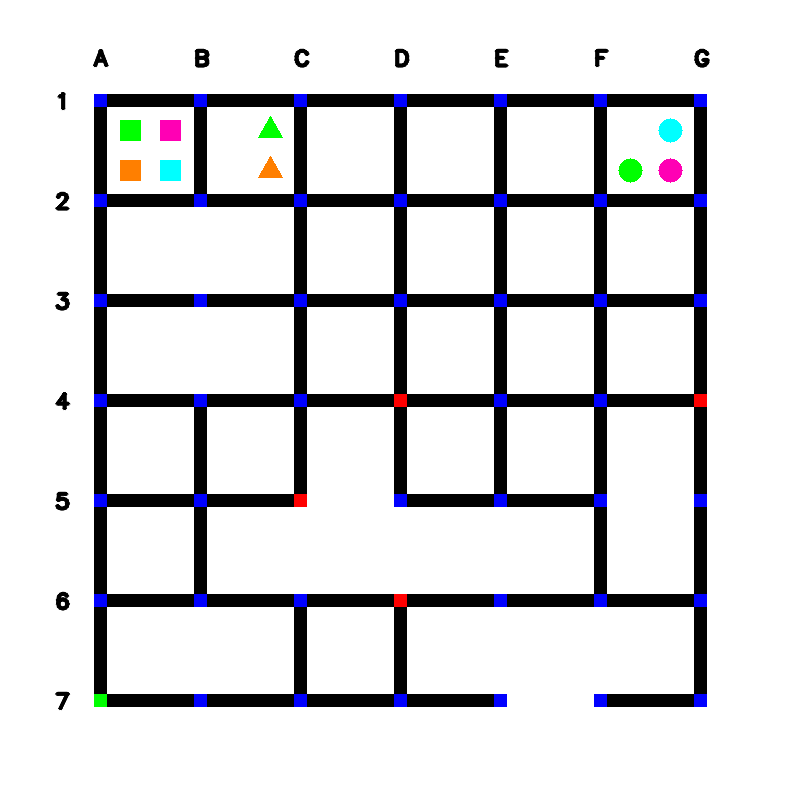
#> input picture Task 1/Task1A/public_test_images/maze_0.png, 800 x 800 px
$ python task_1a.py
#> lines starting #> are read from the running program, lines starting #| are printed output that depends on the picture; after the words box and inside, x2 and y2 are one past the last pixel; in counts of white or black regions, pixels touching at a corner belong together
#> further down, maze_image is the input picture: shape (800, 800, 3); mean B, G, R 220, 217.5, 217.4
'''
*****************************************************************************************
*
*        		===============================================
*           		Pharma Bot (PB) Theme (eYRC 2022-23)
*        		===============================================
*
*  This script is to implement Task 1A of Pharma Bot (PB) Theme (eYRC 2022-23).
*
*  This software is made available on an "AS IS WHERE IS BASIS".
*  Licensee/end user indemnifies and will keep e-Yantra indemnified from
*  any and all claim(s) that emanate from the use of the Software or
*  breach of the terms of this agreement.
*
*****************************************************************************************
'''

# Team ID:		    2503
# Author List:	    Naveen,Gokul,Jashwin,vinisha
# Filename:			task_1a.py
# Functions:		detect_traffic_signals, detect_horizontal_roads_under_construction, detect_vertical_roads_under_construction,
#					detect_medicine_packages, detect_arena_parameters
# 					[ Comma separated list of functions in this file ]


####################### IMPORT MODULES #######################
## You are not allowed to make any changes in this section. ##
## You have to implement this task with the three available ##
## modules for this task (numpy, opencv)                    ##
##############################################################
import cv2
import numpy as np
##############################################################

################# ADD UTILITY FUNCTIONS HERE #################


##############################################################

def detect_traffic_signals(maze_image):

	"""
	Purpose:
	---
	This function takes the image as an argument and returns a list of
	nodes in which traffic signals are present in the image

	Input Arguments:
	---
	`maze_image` :	[ numpy array ]
			numpy array of image returned by cv2 library
	Returns:
	---
	`traffic_signals` : [ list ]
			list containing nodes in which traffic signals are present

	Example call:
	---
	traffic_signals = detect_traffic_signals(maze_image)
	"""
	traffic_signals = []

	##############	ADD YOUR CODE HERE	##############
	lower_red = np.array([0, 0, 255])
	upper_red = np.array([0, 0, 255])
	mask= cv2.inRange(maze_image, lower_red, upper_red)
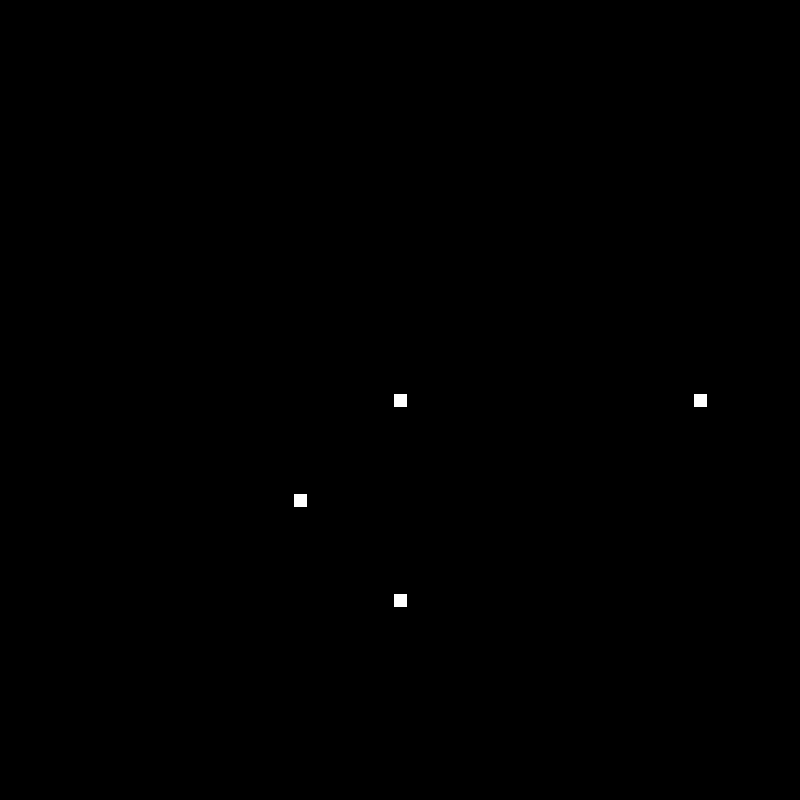
#> mask: shape (800, 800); 0.11% white; 4 white regions
	cnts = cv2.findContours(mask, cv2.RETR_TREE, cv2.CHAIN_APPROX_SIMPLE)
#> cnts = 4 contours; box (x1, y1, x2, y2) and area: (394, 594, 407, 607) 144, (294, 494, 307, 507) 144, (694, 394, 707, 407) 144, (394, 394, 407, 407) 144
	for c in cnts[0]:
		M = cv2.moments(c)
		cX = int(M["m10"] / M["m00"])
		cY = int(M["m01"] / M["m00"])
		cX=str(cX)
		cX=int(cX[0])+64
		cX=chr(cX)
		cY=str(cY)
		cY=cY[0]
		traffic_signals.append(cX+cY)
		traffic_signals.sort()
#> this loop made 4 passes
#> (c, cX, cY) on passes 1 to 4: ([[394, 594], [394, 606], [406, 606], [406, 594]], 'D', '6'), ([[294, 494], [294, 506], [306, 506], [306, 494]], 'C', '5'), ([[694, 394], [694, 406], [706, 406], [706, 394]], 'G', '4'), ([[394, 394], [394, 406], [406, 406], [406, 394]], 'D', '4')
#> after the loop, traffic_signals = ['C5', 'D4', 'D6', 'G4']
	##################################################

	return traffic_signals


def detect_horizontal_roads_under_construction(maze_image):

	"""
	Purpose:
	---
	This function takes the image as an argument and returns a list
	containing the missing horizontal links

	Input Arguments:
	---
	`maze_image` :	[ numpy array ]
			numpy array of image returned by cv2 library
	Returns:
	---
	`horizontal_roads_under_construction` : [ list ]
			list containing missing horizontal links

	Example call:
	---
	horizontal_roads_under_construction = detect_horizontal_roads_under_construction(maze_image)
	"""
	horizontal_roads_under_construction = []

	##############	ADD YOUR CODE HERE	##############
	for i in range(150,651,100):
		for j in range(100,751,100):
			b,g,r=maze_image[j,i]
			if(b==255 and g==255 and r==255):
				x1=i-50
				x1=str(x1)
				x1=int(x1[0])+64
				x1=chr(x1)
				x2=i+50
				x2=str(x2)
				x2=int(x2[0])+64
				x2=chr(x2)
				y=j
				y=str(j)
				y=y[0]
				horizontal_roads_under_construction.append(x1+y+'-'+x2+y)
#> after the loop, horizontal_roads_under_construction = ['C5-D5', 'E7-F7', 'F5-G5']
	horizontal_roads_under_construction.sort()
	##################################################

	return horizontal_roads_under_construction

def detect_vertical_roads_under_construction(maze_image):

	"""
	Purpose:
	---
	This function takes the image as an argument and returns a list
	containing the missing vertical links

	Input Arguments:
	---
	`maze_image` :	[ numpy array ]
			numpy array of image returned by cv2 library
	Returns:
	---
	`vertical_roads_under_construction` : [ list ]
			list containing missing vertical links

	Example call:
	---
	vertical_roads_under_construction = detect_vertical_roads_under_construction(maze_image)
	"""
	vertical_roads_under_construction = []

	##############	ADD YOUR CODE HERE	##############
	for i in range(150,651,100):
		for j in range(100,751,100):
			b,g,r=maze_image[i,j]
			if(b==255 and g==255 and r==255):
				y1=i-50
				y1=str(y1)
				y1=y1[0]
				y2=i+50
				y2=str(y2)
				y2=y2[0]
				x=j
				x=str(x)
				x=int(x[0])+64
				x=chr(x)
				vertical_roads_under_construction .append(x+y1+'-'+x+y2)
#> after the loop, vertical_roads_under_construction = ['B2-B3', 'B3-B4', 'C5-C6', 'D5-D6', 'E5-E6', 'B6-B7', 'E6-E7', 'F6-F7']
	vertical_roads_under_construction .sort()
	##################################################

	return vertical_roads_under_construction


def detect_medicine_packages(maze_image):

	"""
	Purpose:
	---
	This function takes the image as an argument and returns a nested list of
	details of the medicine packages placed in different shops

	** Please note that the shop packages should be sorted in the ASCENDING order of shop numbers
	   as well as in the alphabetical order of colors.
	   For example, the list should first have the packages of shop_1 listed.
	   For the shop_1 packages, the packages should be sorted in the alphabetical order of color ie Green, Orange, Pink and Skyblue.

	Input Arguments:
	---
	`maze_image` :	[ numpy array ]
			numpy array of image returned by cv2 library
	Returns:
	---
	`medicine_packages` : [ list ]
			nested list containing details of the medicine packages present.
			Each element of this list will contain
			- Shop number as Shop_n
			- Color of the package as a string
			- Shape of the package as a string
			- Centroid co-ordinates of the package
	Example call:
	---
	medicine_packages = detect_medicine_packages(maze_image)
	"""
	medicine_packages_present = []

	##############	ADD YOUR CODE HERE	##############
	frame=maze_image[0:200,0:800]
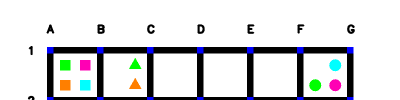
#> frame: shape (200, 800, 3) (shown at 1/2 size); mean B, G, R 221, 219.7, 218.4
	lower_sb = np.array([255, 255, 0])
	uppper_sb = np.array([255, 255, 0])
	sky_blue= cv2.inRange(frame, lower_sb, uppper_sb)
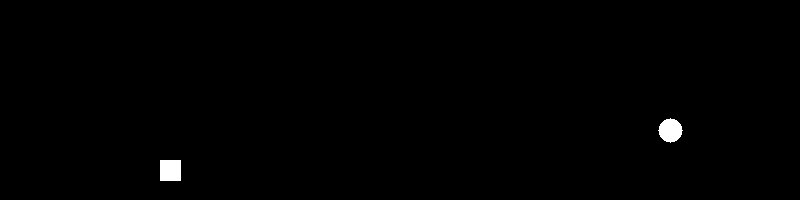
#> sky_blue: shape (200, 800); 0.55% white; 2 white regions, box (x1, y1, x2, y2) and area: (658, 118, 683, 143) 441, (160, 160, 181, 181) 441
	lower_pink = np.array([180, 0, 255])
	uppper_pink = np.array([180, 0, 255])
	pink= cv2.inRange(frame, lower_pink, uppper_pink)
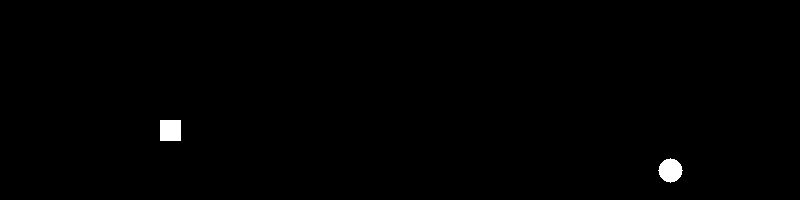
#> pink: shape (200, 800); 0.55% white; 2 white regions, box (x1, y1, x2, y2) and area: (160, 120, 181, 141) 441, (658, 158, 683, 183) 441
	lower_orange = np.array([0, 127, 255])
	uppper_orange = np.array([0,127, 255])
	orange= cv2.inRange(frame, lower_orange, uppper_orange)
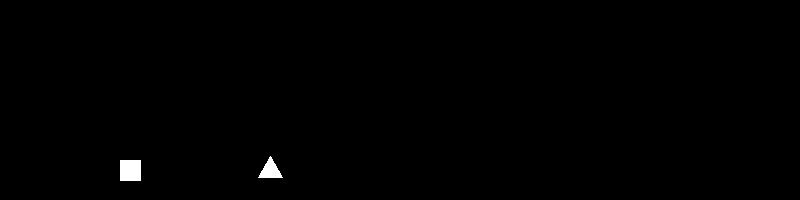
#> orange: shape (200, 800); 0.45% white; 2 white regions, box (x1, y1, x2, y2) and area: (120, 160, 141, 181) 441, (258, 156, 283, 178) 286
	lower_green = np.array([0, 255, 0])
	uppper_green = np.array([0, 255, 0])
	green= cv2.inRange(frame, lower_green, uppper_green)
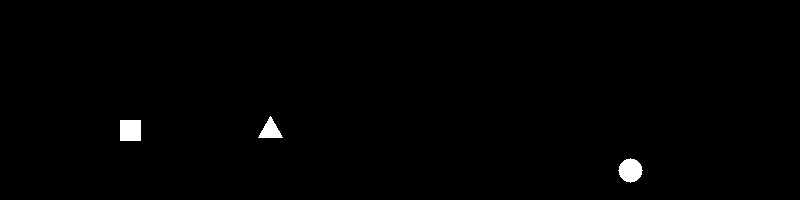
#> green: shape (200, 800); 0.73% white; 3 white regions, box (x1, y1, x2, y2) and area: (120, 120, 141, 141) 441, (618, 158, 643, 183) 441, (258, 116, 283, 138) 286
	mask={'Green':green,'Orange':orange,'Pink':pink,'Skyblue':sky_blue}
	for i in mask:
		cnts = cv2.findContours(mask[i], cv2.RETR_TREE, cv2.CHAIN_APPROX_SIMPLE)
		for c in cnts[0]:
			c = cv2.approxPolyDP(c, 0.01 * cv2.arcLength(c, True), True)
			M = cv2.moments(c)
			cX = int(M["m10"] / M["m00"])
			cY = int(M["m01"] / M["m00"])
			x=str(cX)
			x=x[0]
			if len(c)==3:
				medicine_packages_present.append(['Shop_'+x,i,'Triangle',[cX,cY]])
			elif len(c)==4:
				medicine_packages_present.append(['Shop_'+x,i,'Square',[cX,cY]])
			else:
				medicine_packages_present.append(['Shop_'+x,i,'Circle',[cX,cY]])
#> this loop made 4 passes
#> after the loop, c = contour of 12 points, box (x1, y1, x2, y2) (658, 118, 683, 143), area 416; medicine_packages_present = 9 items
	medicine_packages_present.sort()
	##################################################

	return medicine_packages_present

def detect_arena_parameters(maze_image):

	"""
	Purpose:
	---
	This function takes the image as an argument and returns a dictionary
	containing the details of the different arena parameters in that image

	The arena parameters are of four categories:
	i) traffic_signals : list of nodes having a traffic signal
	ii) horizontal_roads_under_construction : list of missing horizontal links
	iii) vertical_roads_under_construction : list of missing vertical links
	iv) medicine_packages : list containing details of medicine packages

	These four categories constitute the four keys of the dictionary

	Input Arguments:
	---
	`maze_image` :	[ numpy array ]
			numpy array of image returned by cv2 library
	Returns:
	---
	`arena_parameters` : { dictionary }
			dictionary containing details of the arena parameters

	Example call:
	---
	arena_parameters = detect_arena_parameters(maze_image)
	"""
	arena_parameters = {}

	##############	ADD YOUR CODE HERE	##############
	arena_parameters['traffic_signals']=detect_traffic_signals(maze_image)
	arena_parameters['horizontal_roads_under_construction']=detect_horizontal_roads_under_construction(maze_image)
	arena_parameters['vertical_roads_under_construction']=detect_vertical_roads_under_construction(maze_image)
	arena_parameters['medicine_packages_present']=detect_medicine_packages(maze_image)
	##################################################

	return arena_parameters

######### YOU ARE NOT ALLOWED TO MAKE CHANGES TO THIS FUNCTION #########

if __name__ == "__main__":

    # path directory of images in test_images folder
	img_dir_path = "public_test_images/"

    # path to 'maze_0.png' image file
	file_num = 0
	img_file_path = img_dir_path + 'maze_' + str(file_num) + '.png'

	# read image using opencv
	maze_image = cv2.imread(img_file_path)

	print('\n============================================')
	print('\nFor maze_' + str(file_num) + '.png')

	# detect and print the arena parameters from the image
	arena_parameters = detect_arena_parameters(maze_image)
#> arena_parameters = 4 items

	print("Arena Prameters: " , arena_parameters)
#> (printed output is left out)

	# display the maze image
	cv2.imshow("image", maze_image)
	cv2.waitKey(0)
	cv2.destroyAllWindows()

	choice = input('\nDo you want to run your script on all test images ? => "y" or "n": ')
#> the answer given: public_test_images/maze_0.png

	if choice == 'y':

		for file_num in range(1, 15):

			# path to maze image file
			img_file_path = img_dir_path + 'maze_' + str(file_num) + '.png'

			# read image using opencv
			maze_image = cv2.imread(img_file_path)

			print('\n============================================')
			print('\nFor maze_' + str(file_num) + '.png')

			# detect and print the arena parameters from the image
			arena_parameters = detect_arena_parameters(maze_image)

			print("Arena Parameter: ", arena_parameters)

			# display the test image
			cv2.imshow("image", maze_image)
			cv2.waitKey(2000)
			cv2.destroyAllWindows()

$ run again, with Task 1/Task1A/public_test_images/maze_1.png copied over Task 1/Task1A/public_test_images/maze_0.png
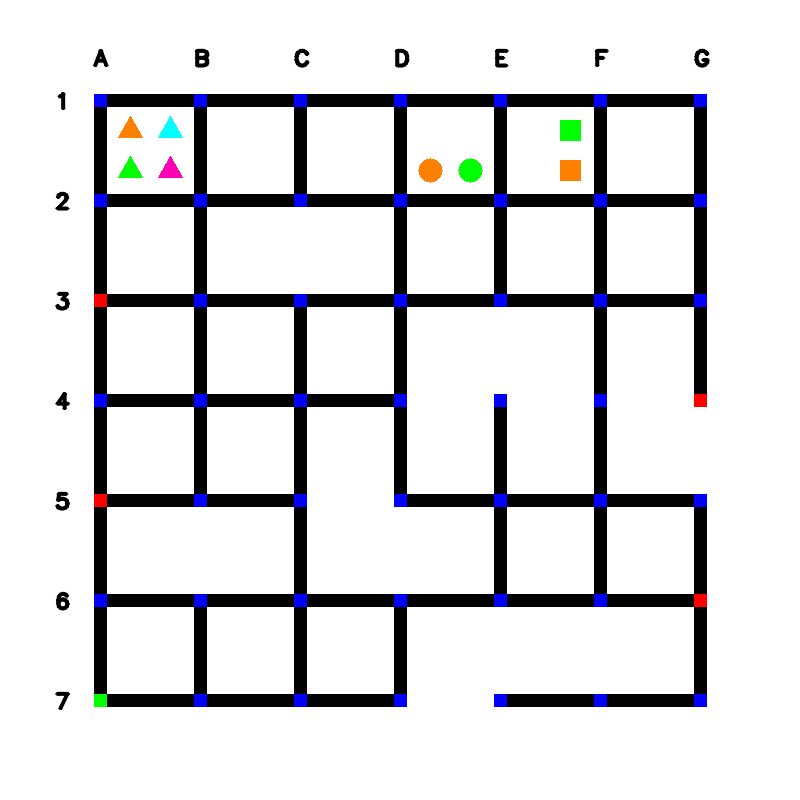
#> input picture Task 1/Task1A/public_test_images/maze_1.png, 800 x 800 px
#> maze_image is the input picture: shape (800, 800, 3); mean B, G, R 220.4, 218.1, 218.1
#> mask: shape (800, 800); 0.11% white; 4 white regions
#> in detect_traffic_signals, `cnts = cv2.findContours(mask, cv2.RETR_TREE, cv2.CHAIN_APPROX_SIMPLE)`: cnts = 4 contours; box (x1, y1, x2, y2) and area: (694, 594, 707, 607) 144, (94, 494, 107, 507) 144, (694, 394, 707, 407) 144, (94, 294, 107, 307) 144
#> the loop in detect_traffic_signals, `for c in cnts[0]:` made 4 passes
#> (c, cX, cY) on passes 1 to 4: ([[694, 594], [694, 606], [706, 606], [706, 594]], 'G', '6'), ([[94, 494], [94, 506], [106, 506], [106, 494]], 'A', '5'), ([[694, 394], [694, 406], [706, 406], [706, 394]], 'G', '4'), ([[94, 294], [94, 306], [106, 306], [106, 294]], 'A', '3')
#> after the loop in detect_traffic_signals, `for c in cnts[0]:`: traffic_signals = ['A3', 'A5', 'G4', 'G6']
#> after the loop in detect_horizontal_roads_under_construction, `for i in range(150,651,100):`: horizontal_roads_under_construction = ['C5-D5', 'D4-E4', 'D7-E7', 'E4-F4', 'F4-G4']
#> after the loop in detect_vertical_roads_under_construction, `for i in range(150,651,100):`: vertical_roads_under_construction = ['C2-C3', 'E3-E4', 'G4-G5', 'B5-B6', 'D5-D6', 'E6-E7', 'F6-F7']
#> sky_blue: shape (200, 800); 0.18% white; 1 white region, box (x1, y1, x2, y2) and area: (158, 116, 183, 138) 286
#> pink: shape (200, 800); 0.18% white; 1 white region, box (x1, y1, x2, y2) and area: (158, 156, 183, 178) 286
#> in detect_medicine_packages, `orange= cv2.inRange(frame, lower_orange, uppper_orange)`:
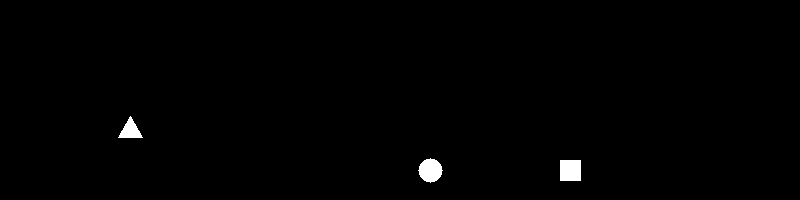
#> orange: shape (200, 800); 0.73% white; 3 white regions, box (x1, y1, x2, y2) and area: (418, 158, 443, 183) 441, (560, 160, 581, 181) 441, (118, 116, 143, 138) 286
#> in detect_medicine_packages, `green= cv2.inRange(frame, lower_green, uppper_green)`:
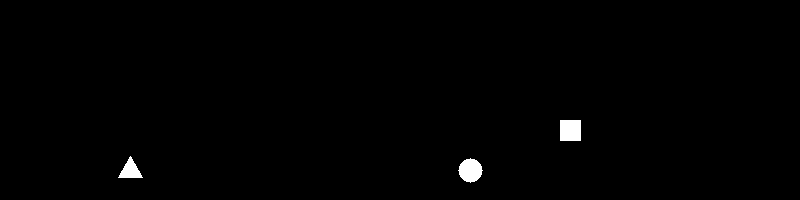
#> green: shape (200, 800); 0.73% white; 3 white regions, box (x1, y1, x2, y2) and area: (560, 120, 581, 141) 441, (458, 158, 483, 183) 441, (118, 156, 143, 178) 286
#> the loop in detect_medicine_packages, `for i in mask:` made 4 passes
#> after the loop in detect_medicine_packages, `for i in mask:`: c = [[170, 116], [158, 137], [182, 137]]; medicine_packages_present = 8 items
#> arena_parameters = 4 items
#> (printed output is left out)

$ run again, with Task 1/Task1A/public_test_images/maze_10.png copied over Task 1/Task1A/public_test_images/maze_0.png
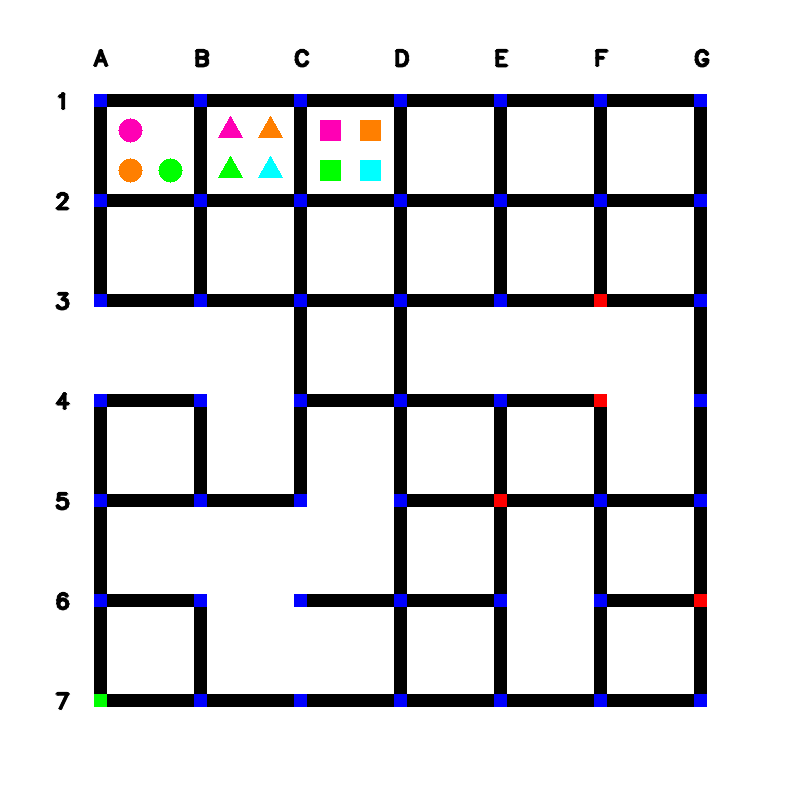
#> input picture Task 1/Task1A/public_test_images/maze_10.png, 800 x 800 px
#> maze_image is the input picture: shape (800, 800, 3); mean B, G, R 220.3, 217.8, 217.9
#> mask: shape (800, 800); 0.11% white; 4 white regions
#> in detect_traffic_signals, `cnts = cv2.findContours(mask, cv2.RETR_TREE, cv2.CHAIN_APPROX_SIMPLE)`: cnts = 4 contours; box (x1, y1, x2, y2) and area: (694, 594, 707, 607) 144, (494, 494, 507, 507) 144, (594, 394, 607, 407) 144, (594, 294, 607, 307) 144
#> the loop in detect_traffic_signals, `for c in cnts[0]:` made 4 passes
#> (c, cX, cY) on passes 1 to 4: ([[694, 594], [694, 606], [706, 606], [706, 594]], 'G', '6'), ([[494, 494], [494, 506], [506, 506], [506, 494]], 'E', '5'), ([[594, 394], [594, 406], [606, 406], [606, 394]], 'F', '4'), ([[594, 294], [594, 306], [606, 306], [606, 294]], 'F', '3')
#> after the loop in detect_traffic_signals, `for c in cnts[0]:`: traffic_signals = ['E5', 'F3', 'F4', 'G6']
#> after the loop in detect_horizontal_roads_under_construction, `for i in range(150,651,100):`: horizontal_roads_under_construction = ['B4-C4', 'B6-C6', 'C5-D5', 'E6-F6', 'F4-G4']
#> after the loop in detect_vertical_roads_under_construction, `for i in range(150,651,100):`: vertical_roads_under_construction = ['A3-A4', 'B3-B4', 'E3-E4', 'F3-F4', 'B5-B6', 'C5-C6', 'C6-C7']
#> in detect_medicine_packages, `sky_blue= cv2.inRange(frame, lower_sb, uppper_sb)`:
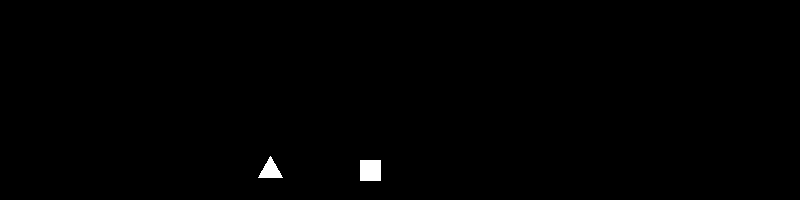
#> sky_blue: shape (200, 800); 0.45% white; 2 white regions, box (x1, y1, x2, y2) and area: (360, 160, 381, 181) 441, (258, 156, 283, 178) 286
#> pink: shape (200, 800); 0.73% white; 3 white regions, box (x1, y1, x2, y2) and area: (118, 118, 143, 143) 441, (320, 120, 341, 141) 441, (218, 116, 243, 138) 286
#> orange: shape (200, 800); 0.73% white; 3 white regions, box (x1, y1, x2, y2) and area: (360, 120, 381, 141) 441, (118, 158, 143, 183) 441, (258, 116, 283, 138) 286
#> in detect_medicine_packages, `green= cv2.inRange(frame, lower_green, uppper_green)`:
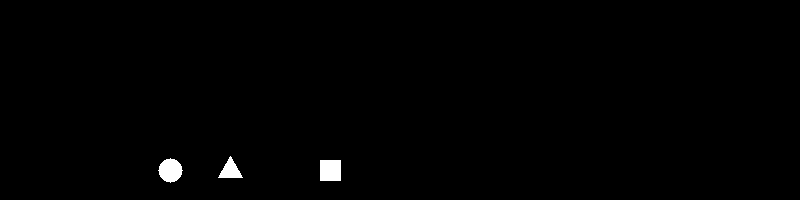
#> green: shape (200, 800); 0.73% white; 3 white regions, box (x1, y1, x2, y2) and area: (158, 158, 183, 183) 441, (320, 160, 341, 181) 441, (218, 156, 243, 178) 286
#> the loop in detect_medicine_packages, `for i in mask:` made 4 passes
#> after the loop in detect_medicine_packages, `for i in mask:`: c = [[270, 156], [258, 177], [282, 177]]; medicine_packages_present = 11 items
#> arena_parameters = 4 items
#> (printed output is left out)
